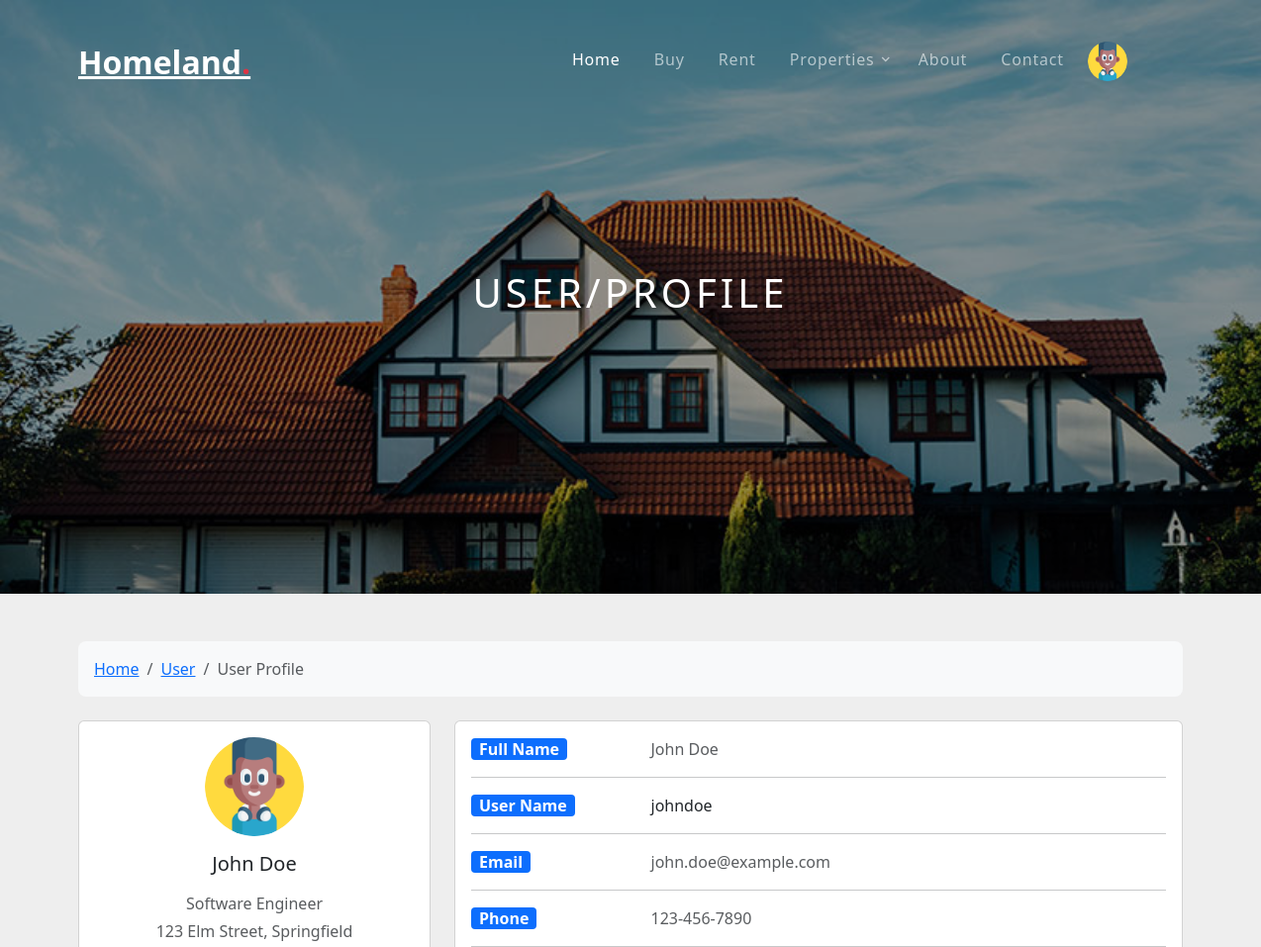
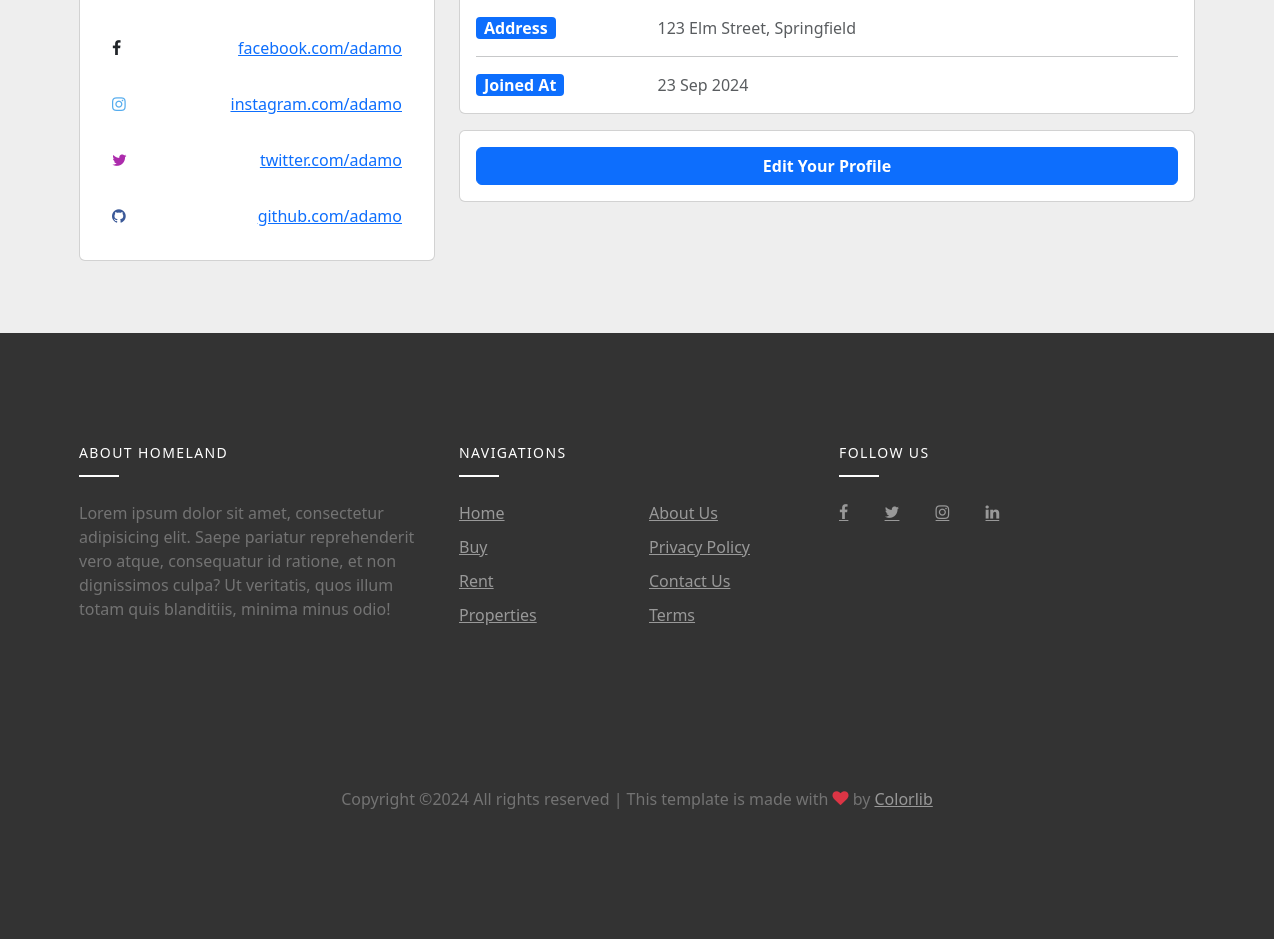
Screenshot of /user/profile.php (signed in) with the database file from the repository (2 pictures, top to bottom).
### tables this page shows
CREATE TABLE IF NOT EXISTS user_details (
    id INT AUTO_INCREMENT PRIMARY KEY,
    user_id INT NOT NULL,
    job VARCHAR(100) DEFAULT NULL,
    facebook VARCHAR(100) DEFAULT NULL UNIQUE,
    instagram VARCHAR(100) DEFAULT NULL UNIQUE,
    twitter VARCHAR(100) DEFAULT NULL UNIQUE,
    github VARCHAR(100) DEFAULT NULL UNIQUE,
    created_at TIMESTAMP DEFAULT CURRENT_TIMESTAMP,
    updated_at TIMESTAMP DEFAULT CURRENT_TIMESTAMP ON UPDATE CURRENT_TIMESTAMP,
    FOREIGN KEY (user_id) REFERENCES users(id) ON DELETE CASCADE
);

### functions/database.php (called while the page is built, shortened)
<?php require_once "C:/xampp/htdocs/Homeland/config/config.php"?>
<?php
    function getUserDetail($userId){
        global $pdo;
        $sql = "SELECT * FROM user_details WHERE user_id = :user_id";
        $stmt = $pdo->prepare($sql);
        $stmt -> bindParam(":user_id", $userId, PDO::PARAM_INT);
        $stmt -> execute();
        return $stmt -> fetch(PDO::FETCH_ASSOC);
    }
?>

### user/profile.php (the view)
<?php require_once "../includes/header.php"?>
<?php
    if (!isset($_SESSION['user'])){
        echo "<script> window.location.href = '".URL()."'</script>";
        exit();
    }
    else
    {
        $user = $_SESSION['user'];
        $userId = $user['id'];
        $userDetails = getUserDetail($userId);
        $facebookURL = isset($userDetails['facebook']) ? $userDetails['facebook'] : '';
        $instagramURL = isset($userDetails['instagram']) ? $userDetails['instagram'] : '';
        $twitterURL = isset($userDetails['twitter']) ? $userDetails['twitter'] : '';
        $githubURL = isset($userDetails['github']) ? $userDetails['github'] : '';
    }
?>
<div class="site-blocks-cover inner-page-cover overlay" style="background-image: url(../assets/images/img_2.jpg);" data-aos="fade" data-stellar-background-ratio="0.5">
    <div class="container">
        <div class="row align-items-center justify-content-center text-center">
            <div class="col-md-10">
            <h1 class="mb-2">User/profile</h1>
            </div>
        </div>
    </div>
</div>
<section style="background-color: #eee;">
    <div class="container py-5">
        <div class="row">
            <div class="col">
                <nav aria-label="breadcrumb" class="bg-body-tertiary rounded-3 p-3 mb-4">
                <ol class="breadcrumb mb-0">
                    <li class="breadcrumb-item"><a href="#">Home</a></li>
                    <li class="breadcrumb-item"><a href="#">User</a></li>
                    <li class="breadcrumb-item active" aria-current="page">User Profile</li>
                </ol>
                </nav>
            </div>
        </div>
        <div class="row">
            <div class="col-lg-4">
                <div class="card mb-4">
                    <div class="card-body text-center">
                        <div>
                            <img
                                src="../assets/uploads/<?=$user['avatar']?>"
                                class="rounded-circle img-fluid"
                                width="100"
                                height="100"
                            >
                            <h5 class="my-3"><?=$user['full_name']?></h5>
                            <p class="text-muted mb-1">
                                <?=@$userDetails['job']?>
                            </p>
                            <p class="text-muted mb-4">
                                <?=$user['address']?>
                            </p>
                        </div>
                        <div>
                            <ul class="list-group list-group-flush rounded-3">
                                    <?php if(!empty($facebookURL)):?>
                                        <li class="list-group-item d-flex justify-content-between align-items-center p-3">
                                            <i class="icon-facebook text-body"></i>
                                            <a href="https://www.<?=$facebookURL?>" class="mb-0">
                                                <?=$facebookURL?>
                                            </a>
                                        </li>
                                    <?php endif;?>
                                    <?php if(!empty($instagramURL)):?>
                                        <li class="list-group-item d-flex justify-content-between align-items-center p-3">
                                            <i class="icon-instagram" style="color: #55acee;"></i>
                                            <a href="https://www.<?=$instagramURL?>" class="mb-0">
                                                <?=$instagramURL?>
                                            </a>
                                        </li>
                                    <?php endif;?>
                                    <?php if(!empty($twitterURL)):?>
                                        <li class="list-group-item d-flex justify-content-between align-items-center p-3">
                                            <i class="icon-twitter" style="color: #ac2bac;"></i>
                                            <a href="https://www.<?=$twitterURL?>" class="mb-0">
                                                <?=$twitterURL?>
                                            </a>
                                        </li>
                                    <?php endif;?>
                                    <?php if(!empty($githubURL)):?>
                                        <li class="list-group-item d-flex justify-content-between align-items-center p-3">
                                            <i class="icon-github" style="color: #3b5998;"></i>
                                            <a href="https://www.<?=$githubURL?>" class="mb-0">
                                                <?=$githubURL?>
                                            </a>
                                        </li>
                                    <?php endif;?>
                            </ul>
                        </div>
                    </div>
                </div>
            </div>
            <div class="col-lg-8">
                <div class="card">
                    <div class="card-body">
                        <div class="row">
                            <div class="col-sm-3">
                                <span class="mb-0 bg-primary text-white font-weight-bold px-2 rounded-1">Full Name</span>
                            </div>
                            <div class="col-sm-9">
                                <p class="text-muted mb-0">
                                    <?=$user['full_name']?>
                                </p>
                            </div>
                        </div>
                        <hr>
                        <div class="row">
                            <div class="col-sm-3">
                                <span class="mb-0 bg-primary text-white font-weight-bold px-2 rounded-1">User Name</span>
                            </div>
                            <div class="col-sm-9">
                                <?=$user['username']?>
                            </div>
                        </div>
                        <hr>
                        <div class="row">
                            <div class="col-sm-3">
                                <span class="mb-0 bg-primary text-white font-weight-bold px-2 rounded-1">Email</span>
                            </div>
                            <div class="col-sm-9">
                                <p class="text-muted mb-0">
                                    <?=$user['email']?>
                                </p>
                            </div>
                        </div>
                        <hr>
                        <div class="row">
                            <div class="col-sm-3">
                                <span class="mb-0 bg-primary text-white font-weight-bold px-2 rounded-1">Phone</span>
                            </div>
                            <div class="col-sm-9">
                                <p class="text-muted mb-0">
                                    <?=$user['phone']?>
                                </p>
                            </div>
                        </div>
                        <hr>
                        <div class="row">
                            <div class="col-sm-3">
                                <span class="mb-0 bg-primary text-white font-weight-bold px-2 rounded-1">Address</span>
                            </div>
                            <div class="col-sm-9">
                                <p class="text-muted mb-0">
                                    <?=$user['address']?>
                                </p>
                            </div>
                        </div>
                        <hr>
                        <div class="row">
                            <div class="col-sm-3">
                                <span class="mb-0 bg-primary text-white font-weight-bold px-2 rounded-1">Joined At</span>
                            </div>
                            <div class="col-sm-9">
                                <p class="text-muted mb-0">
                                    <?php echo date('d M Y', strtotime($user['created_at']))?>
                                </p>
                            </div>
                        </div>
                    </div>
                </div>
                <div class="card mt-3">
                    <div class="card-body w-100">
                        <a href="settings.php" class="btn btn-primary w-100 font-weight-bold text-white">
                            Edit Your Profile
                        </a>
                    </div>
                </div>
            </div>
        </div>
    </div>
</section>
<?php require_once "../includes/footer.php"?>

### assets/css/style.css (style rules this page uses)
body { line-height: 1.7; color: rgba(0, 0, 0, 0.6); font-weight: 400; font-size: 1rem; font-family: "Roboto Mono", SFMono-Regular, Menlo, Monaco, Consolas, "Liberation Mono", "Courier New", monospace; font-family: "Nunito Sans", -apple-system, BlinkMacSystemFont, "Segoe UI", Roboto, "Helvetica Neue", Arial, sans-serif, "Apple Color Emoji", "Segoe UI Emoji", "Segoe UI Symbol", "Noto Color Emoji"; }
a { -webkit-transition: 0.3s all ease; -o-transition: 0.3s all ease; transition: 0.3s all ease; }
.btn { position: relative; top: 0; }
.btn.btn-primary { color: #fff; }
.site-blocks-cover { background-size: cover; background-repeat: no-repeat; background-position: top; }
.site-blocks-cover.overlay { position: relative; }
.site-blocks-cover.overlay:before { position: absolute; content: ""; left: 0; bottom: 0; right: 0; top: 0; background: rgba(0, 0, 0, 0.4); }
.site-blocks-cover, .site-blocks-cover .row { min-height: 600px; height: calc(100vh); }
.site-blocks-cover.inner-page-cover, .site-blocks-cover.inner-page-cover .row { min-height: 600px; height: calc(30vh); }
.site-blocks-cover h1 { font-weight: 900; color: #fff; font-weight: normal; letter-spacing: 0.1em; text-transform: uppercase; }

### rows the page displays
user_details: job "Software Engineer", facebook "facebook.com/adamo", instagram "instagram.com/adamo", twitter "twitter.com/adamo", github "github.com/adamo"

### other values shown
$user['full_name'] "John Doe"
$user['address'] "123 Elm Street, Springfield"
$user['username'] "johndoe"
$user['email'] "john.doe@example.com"
$user['phone'] "123-456-7890"
date('d M Y', strtotime($user['created_at'])) "23 Sep 2024"
